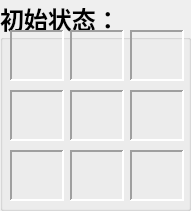
   <widget class="QGroupBox" name="groupBox">
    <property name="geometry">
     <rect>
      <x>40</x>
      <y>40</y>
      <width>191</width>
      <height>211</height>
     </rect>
    </property>
    <property name="font">
     <font>
      <family>幼圆</family>
      <pointsize>18</pointsize>
      <weight>75</weight>
      <bold>true</bold>
     </font>
    </property>
    <property name="title">
     <string>初始状态：</string>
    </property>
    <widget class="QLabel" name="st_0">
     <property name="geometry">
      <rect>
       <x>10</x>
       <y>30</y>
       <width>54</width>
       <height>51</height>
      </rect>
     </property>
     <property name="font">
      <font>
       <family>幼圆</family>
       <pointsize>18</pointsize>
       <weight>75</weight>
       <bold>true</bold>
      </font>
     </property>
     <property name="layoutDirection">
      <enum>Qt::LeftToRight</enum>
     </property>
     <property name="frameShape">
      <enum>QFrame::Panel</enum>
     </property>
     <property name="frameShadow">
      <enum>QFrame::Sunken</enum>
     </property>
     <property name="lineWidth">
      <number>2</number>
     </property>
     <property name="text">
      <string/>
     </property>
     <property name="alignment">
      <set>Qt::AlignCenter</set>
     </property>
    </widget>
    <widget class="QLabel" name="st_1">
     <property name="geometry">
      <rect>
       <x>70</x>
       <y>30</y>
       <width>54</width>
       <height>51</height>
      </rect>
     </property>
     <property name="font">
      <font>
       <family>幼圆</family>
       <pointsize>18</pointsize>
       <weight>75</weight>
       <bold>true</bold>
      </font>
     </property>
     <property name="layoutDirection">
      <enum>Qt::LeftToRight</enum>
     </property>
     <property name="frameShape">
      <enum>QFrame::Panel</enum>
     </property>
     <property name="frameShadow">
      <enum>QFrame::Sunken</enum>
     </property>
     <property name="lineWidth">
      <number>2</number>
     </property>
     <property name="text">
      <string/>
     </property>
     <property name="alignment">
      <set>Qt::AlignCenter</set>
     </property>
    </widget>
    <widget class="QLabel" name="st_2">
     <property name="geometry">
      <rect>
       <x>130</x>
       <y>30</y>
       <width>54</width>
       <height>51</height>
      </rect>
     </property>
     <property name="font">
      <font>
       <family>幼圆</family>
       <pointsize>18</pointsize>
       <weight>75</weight>
       <bold>true</bold>
      </font>
     </property>
     <property name="layoutDirection">
      <enum>Qt::LeftToRight</enum>
     </property>
     <property name="frameShape">
      <enum>QFrame::Panel</enum>
     </property>
     <property name="frameShadow">
      <enum>QFrame::Sunken</enum>
     </property>
     <property name="lineWidth">
      <number>2</number>
     </property>
     <property name="text">
      <string/>
     </property>
     <property name="alignment">
      <set>Qt::AlignCenter</set>
     </property>
    </widget>
    <widget class="QLabel" name="st_3">
     <property name="geometry">
      <rect>
       <x>10</x>
       <y>90</y>
       <width>54</width>
       <height>51</height>
      </rect>
     </property>
     <property name="font">
      <font>
       <family>幼圆</family>
       <pointsize>18</pointsize>
       <weight>75</weight>
       <bold>true</bold>
      </font>
     </property>
     <property name="layoutDirection">
      <enum>Qt::LeftToRight</enum>
     </property>
     <property name="frameShape">
      <enum>QFrame::Panel</enum>
     </property>
     <property name="frameShadow">
      <enum>QFrame::Sunken</enum>
     </property>
     <property name="lineWidth">
      <number>2</number>
     </property>
     <property name="text">
      <string/>
     </property>
     <property name="alignment">
      <set>Qt::AlignCenter</set>
     </property>
    </widget>
    <widget class="QLabel" name="st_4">
     <property name="geometry">
      <rect>
       <x>70</x>
       <y>90</y>
       <width>54</width>
       <height>51</height>
      </rect>
     </property>
     <property name="font">
      <font>
       <family>幼圆</family>
       <pointsize>18</pointsize>
       <weight>75</weight>
       <bold>true</bold>
      </font>
     </property>
     <property name="layoutDirection">
      <enum>Qt::LeftToRight</enum>
     </property>
     <property name="frameShape">
      <enum>QFrame::Panel</enum>
     </property>
     <property name="frameShadow">
      <enum>QFrame::Sunken</enum>
     </property>
     <property name="lineWidth">
      <number>2</number>
     </property>
     <property name="text">
      <string/>
     </property>
     <property name="alignment">
      <set>Qt::AlignCenter</set>
     </property>
    </widget>
    <widget class="QLabel" name="st_5">
     <property name="geometry">
      <rect>
       <x>130</x>
       <y>90</y>
       <width>54</width>
       <height>51</height>
      </rect>
     </property>
     <property name="font">
      <font>
       <family>幼圆</family>
       <pointsize>18</pointsize>
       <weight>75</weight>
       <bold>true</bold>
      </font>
     </property>
     <property name="layoutDirection">
      <enum>Qt::LeftToRight</enum>
     </property>
     <property name="frameShape">
      <enum>QFrame::Panel</enum>
     </property>
     <property name="frameShadow">
      <enum>QFrame::Sunken</enum>
     </property>
     <property name="lineWidth">
      <number>2</number>
     </property>
     <property name="text">
      <string/>
     </property>
     <property name="alignment">
      <set>Qt::AlignCenter</set>
     </property>
    </widget>
    <widget class="QLabel" name="st_6">
     <property name="geometry">
      <rect>
       <x>10</x>
       <y>150</y>
       <width>54</width>
       <height>51</height>
      </rect>
     </property>
     <property name="font">
      <font>
       <family>幼圆</family>
       <pointsize>18</pointsize>
       <weight>75</weight>
       <bold>true</bold>
      </font>
     </property>
     <property name="layoutDirection">
      <enum>Qt::LeftToRight</enum>
     </property>
     <property name="frameShape">
      <enum>QFrame::Panel</enum>
     </property>
     <property name="frameShadow">
      <enum>QFrame::Sunken</enum>
     </property>
     <property name="lineWidth">
      <number>2</number>
     </property>
     <property name="text">
      <string/>
     </property>
     <property name="alignment">
      <set>Qt::AlignCenter</set>
     </property>
    </widget>
    <widget class="QLabel" name="st_7">
     <property name="geometry">
      <rect>
       <x>70</x>
       <y>150</y>
       <width>54</width>
       <height>51</height>
      </rect>
     </property>
     <property name="font">
      <font>
       <family>幼圆</family>
       <pointsize>18</pointsize>
       <weight>75</weight>
       <bold>true</bold>
      </font>
     </property>
     <property name="layoutDirection">
      <enum>Qt::LeftToRight</enum>
     </property>
     <property name="frameShape">
      <enum>QFrame::Panel</enum>
     </property>
     <property name="frameShadow">
      <enum>QFrame::Sunken</enum>
     </property>
     <property name="lineWidth">
      <number>2</number>
     </property>
     <property name="text">
      <string/>
     </property>
     <property name="alignment">
      <set>Qt::AlignCenter</set>
     </property>
    </widget>
    <widget class="QLabel" name="st_8">
     <property name="geometry">
      <rect>
       <x>130</x>
       <y>150</y>
       <width>54</width>
       <height>51</height>
      </rect>
     </property>
     <property name="font">
      <font>
       <family>幼圆</family>
       <pointsize>18</pointsize>
       <weight>75</weight>
       <bold>true</bold>
      </font>
     </property>
     <property name="layoutDirection">
      <enum>Qt::LeftToRight</enum>
     </property>
     <property name="frameShape">
      <enum>QFrame::Panel</enum>
     </property>
     <property name="frameShadow">
      <enum>QFrame::Sunken</enum>
     </property>
     <property name="lineWidth">
      <number>2</number>
     </property>
     <property name="text">
      <string/>
     </property>
     <property name="alignment">
      <set>Qt::AlignCenter</set>
     </property>
    </widget>
   </widget>
